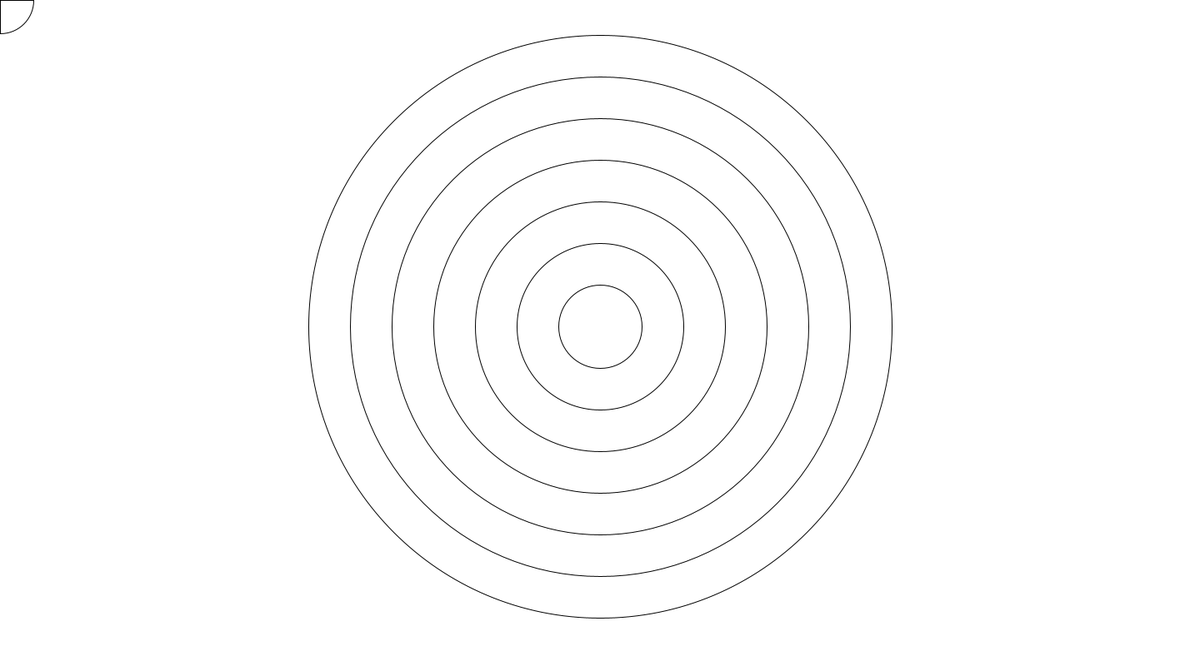
Frame 1 (no input)
Frame 60 (the mouse pressed at the canvas centre just before this capture): identical to frame 1, image omitted
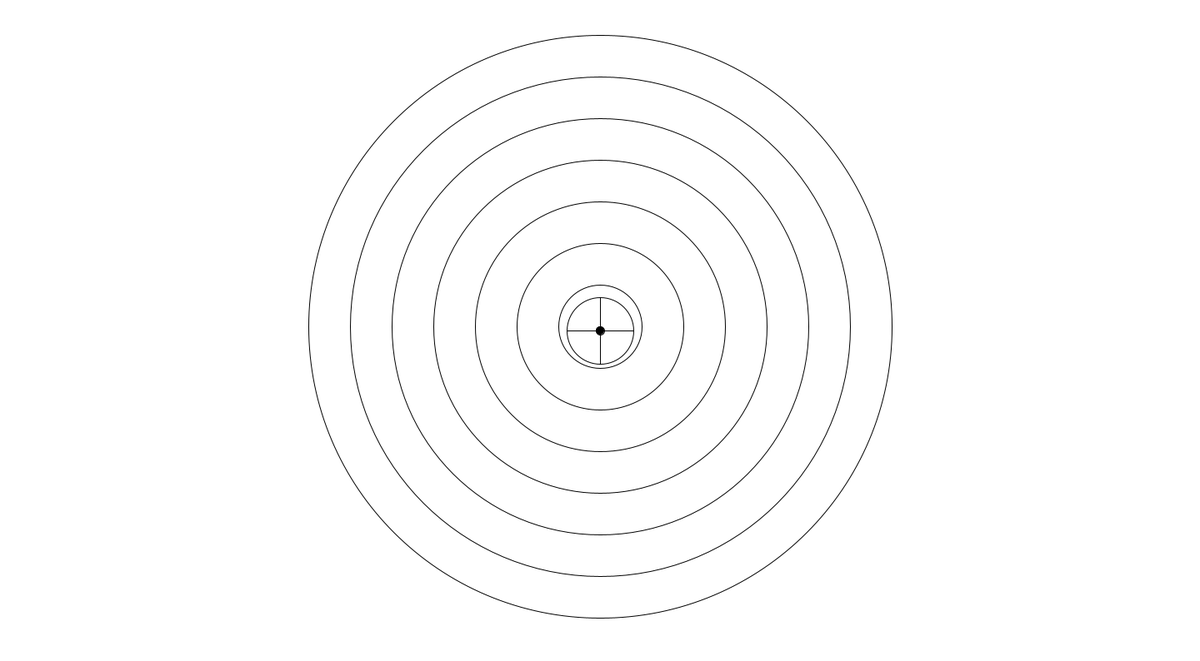
Frame 120 (the mouse held since frame 60 and released just before this capture)

The Processing sketch that drew these frames (run headless with seeded random() and noise(); from frame 60 on, the mouse is pressed at the canvas centre):

// Processing sketch: processing_155477
// ── processing_155477.pde


void setup(){
  size(1440, 794);
  smooth ();
  
 
  
}

void draw(){
 background(255);
  noFill();
  ellipse(720, 392, 700, 700);
  ellipse(720, 392, 600, 600);
  ellipse(720, 392, 500, 500);
  ellipse(720, 392, 400, 400);
  ellipse(720, 392, 300, 300);
  ellipse(720, 392, 200, 200);
  ellipse(720, 392, 100, 100);
  noFill();
  ellipse(mouseX, mouseY, 80, 80);
  line(mouseX-40, mouseY, mouseX+40, mouseY);
  line(mouseX, mouseY-40, mouseX, mouseY+40);
    if (mousePressed){
  fill(0);
  ellipse (mouseX, mouseY, 10, 10);
  }
}
